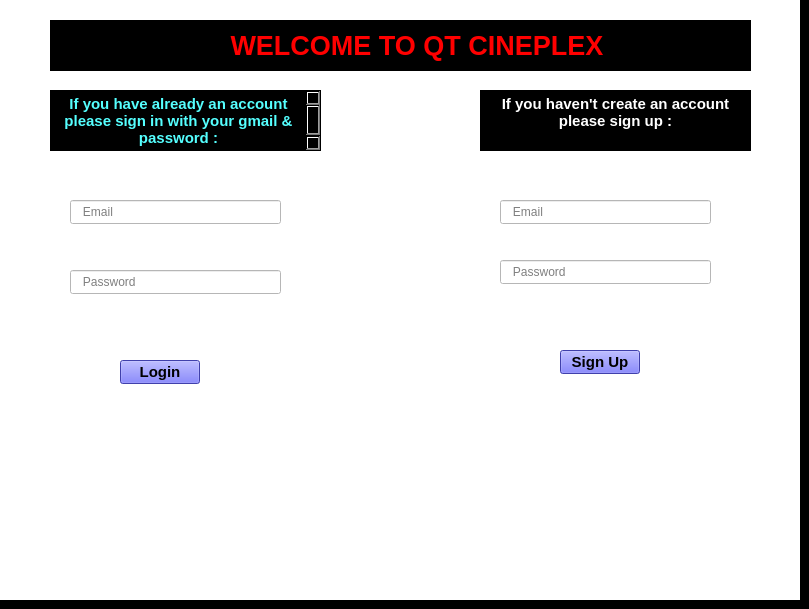
    <widget class="QWidget" name="main_page_2">
     <property name="styleSheet">
      <string notr="true">background-color: rgb(0, 0, 0);</string>
     </property>
     <widget class="QLineEdit" name="login_pass">
      <property name="geometry">
       <rect>
        <x>70</x>
        <y>270</y>
        <width>211</width>
        <height>24</height>
       </rect>
      </property>
      <property name="font">
       <font>
        <strikeout>false</strikeout>
       </font>
      </property>
      <property name="styleSheet">
       <string notr="true">background-color: rgb(255, 255, 255);</string>
      </property>
      <property name="text">
       <string/>
      </property>
      <property name="echoMode">
       <enum>QLineEdit::Password</enum>
      </property>
      <property name="placeholderText">
       <string>   Password</string>
      </property>
     </widget>
     <widget class="QLineEdit" name="login_email">
      <property name="geometry">
       <rect>
        <x>70</x>
        <y>200</y>
        <width>211</width>
        <height>24</height>
       </rect>
      </property>
      <property name="styleSheet">
       <string notr="true">background-color: qlineargradient(spread:pad, x1:0, y1:0, x2:1, y2:0, stop:0 rgba(0, 0, 0, 255), stop:1 rgba(255, 255, 255, 255));
background-color: rgb(255, 255, 255);</string>
      </property>
      <property name="text">
       <string/>
      </property>
      <property name="placeholderText">
       <string>   Email</string>
      </property>
     </widget>
     <widget class="QPushButton" name="login_button">
      <property name="geometry">
       <rect>
        <x>120</x>
        <y>360</y>
        <width>80</width>
        <height>24</height>
       </rect>
      </property>
      <property name="font">
       <font>
        <pointsize>11</pointsize>
        <bold>true</bold>
       </font>
      </property>
      <property name="styleSheet">
       <string notr="true">
background-color: rgb(90, 90, 240);</string>
      </property>
      <property name="text">
       <string>Login</string>
      </property>
     </widget>
     <widget class="QTextEdit" name="signup_text">
      <property name="geometry">
       <rect>
        <x>50</x>
        <y>90</y>
        <width>271</width>
        <height>61</height>
       </rect>
      </property>
      <property name="styleSheet">
       <string notr="true">
color: rgb(85, 255, 255);</string>
      </property>
      <property name="html">
       <string>&lt;!DOCTYPE HTML PUBLIC &quot;-//W3C//DTD HTML 4.0//EN&quot; &quot;http://www.w3.org/TR/REC-html40/strict.dtd&quot;&gt;
&lt;html&gt;&lt;head&gt;&lt;meta name=&quot;qrichtext&quot; content=&quot;1&quot; /&gt;&lt;meta charset=&quot;utf-8&quot; /&gt;&lt;style type=&quot;text/css&quot;&gt;
p, li { white-space: pre-wrap; }
hr { height: 1px; border-width: 0; }
li.unchecked::marker { content: &quot;\2610&quot;; }
li.checked::marker { content: &quot;\2612&quot;; }
&lt;/style&gt;&lt;/head&gt;&lt;body style=&quot; font-family:'Segoe UI'; font-size:9pt; font-weight:400; font-style:normal;&quot;&gt;
&lt;p align=&quot;center&quot; style=&quot; margin-top:0px; margin-bottom:0px; margin-left:0px; margin-right:0px; -qt-block-indent:0; text-indent:0px;&quot;&gt;&lt;span style=&quot; font-size:11pt; font-weight:700;&quot;&gt;If you have already an account please sign in with your gmail &amp;amp; password :&lt;/span&gt;&lt;/p&gt;&lt;/body&gt;&lt;/html&gt;</string>
      </property>
     </widget>
     <widget class="QLineEdit" name="signup_email">
      <property name="geometry">
       <rect>
        <x>500</x>
        <y>200</y>
        <width>211</width>
        <height>24</height>
       </rect>
      </property>
      <property name="font">
       <font>
        <pointsize>9</pointsize>
       </font>
      </property>
      <property name="styleSheet">
       <string notr="true">background-color: rgb(255, 255, 255);</string>
      </property>
      <property name="text">
       <string/>
      </property>
      <property name="placeholderText">
       <string>   Email</string>
      </property>
     </widget>
     <widget class="QLineEdit" name="signup_pass">
      <property name="geometry">
       <rect>
        <x>500</x>
        <y>260</y>
        <width>211</width>
        <height>24</height>
       </rect>
      </property>
      <property name="styleSheet">
       <string notr="true">background-color: rgb(255, 255, 255);
</string>
      </property>
      <property name="text">
       <string/>
      </property>
      <property name="echoMode">
       <enum>QLineEdit::Password</enum>
      </property>
      <property name="placeholderText">
       <string>   Password</string>
      </property>
     </widget>
     <widget class="QTextEdit" name="login_text">
      <property name="geometry">
       <rect>
        <x>480</x>
        <y>90</y>
        <width>271</width>
        <height>61</height>
       </rect>
      </property>
      <property name="styleSheet">
       <string notr="true">
background-color: rgb(0, 0, 0);</string>
      </property>
      <property name="html">
       <string>&lt;!DOCTYPE HTML PUBLIC &quot;-//W3C//DTD HTML 4.0//EN&quot; &quot;http://www.w3.org/TR/REC-html40/strict.dtd&quot;&gt;
&lt;html&gt;&lt;head&gt;&lt;meta name=&quot;qrichtext&quot; content=&quot;1&quot; /&gt;&lt;meta charset=&quot;utf-8&quot; /&gt;&lt;style type=&quot;text/css&quot;&gt;
p, li { white-space: pre-wrap; }
hr { height: 1px; border-width: 0; }
li.unchecked::marker { content: &quot;\2610&quot;; }
li.checked::marker { content: &quot;\2612&quot;; }
&lt;/style&gt;&lt;/head&gt;&lt;body style=&quot; font-family:'Segoe UI'; font-size:9pt; font-weight:400; font-style:normal;&quot;&gt;
&lt;p align=&quot;center&quot; style=&quot; margin-top:0px; margin-bottom:0px; margin-left:0px; margin-right:0px; -qt-block-indent:0; text-indent:0px;&quot;&gt;&lt;span style=&quot; font-size:11pt; font-weight:700; color:#ffffff;&quot;&gt;If you haven't create an account please sign up :&lt;/span&gt;&lt;/p&gt;&lt;/body&gt;&lt;/html&gt;</string>
      </property>
     </widget>
     <widget class="QPushButton" name="signup_button">
      <property name="geometry">
       <rect>
        <x>560</x>
        <y>350</y>
        <width>80</width>
        <height>24</height>
       </rect>
      </property>
      <property name="font">
       <font>
        <pointsize>11</pointsize>
        <bold>true</bold>
       </font>
      </property>
      <property name="styleSheet">
       <string notr="true">background-color: rgb(90, 90, 240);</string>
      </property>
      <property name="text">
       <string>Sign Up</string>
      </property>
     </widget>
     <widget class="QLabel" name="label_2">
      <property name="geometry">
       <rect>
        <x>50</x>
        <y>20</y>
        <width>701</width>
        <height>51</height>
       </rect>
      </property>
      <property name="font">
       <font>
        <pointsize>20</pointsize>
        <bold>true</bold>
       </font>
      </property>
      <property name="styleSheet">
       <string notr="true">selection-background-color: rgb(170, 0, 127);
color:red;</string>
      </property>
      <property name="frameShape">
       <enum>QFrame::StyledPanel</enum>
      </property>
      <property name="frameShadow">
       <enum>QFrame::Sunken</enum>
      </property>
      <property name="text">
       <string>                       WELCOME TO QT CINEPLEX</string>
      </property>
     </widget>
     <widget class="QLabel" name="label_3">
      <property name="geometry">
       <rect>
        <x>0</x>
        <y>0</y>
        <width>800</width>
        <height>600</height>
       </rect>
      </property>
      <property name="font">
       <font>
        <pointsize>12</pointsize>
        <bold>true</bold>
       </font>
      </property>
      <property name="styleSheet">
       <string notr="true">background-color: rgb(255, 255, 255);</string>
      </property>
      <property name="text">
       <string/>
      </property>
      <property name="pixmap">
       <pixmap resource="Resource_IMG.qrc">:/RES_Img/wp10021077.jpg</pixmap>
      </property>
      <property name="scaledContents">
       <bool>true</bool>
      </property>
     </widget>
     <zorder>label_3</zorder>
     <zorder>signup_text</zorder>
     <zorder>signup_pass</zorder>
     <zorder>signup_email</zorder>
     <zorder>signup_button</zorder>
     <zorder>login_text</zorder>
     <zorder>login_pass</zorder>
     <zorder>login_email</zorder>
     <zorder>login_button</zorder>
     <zorder>label_2</zorder>
    </widget>
